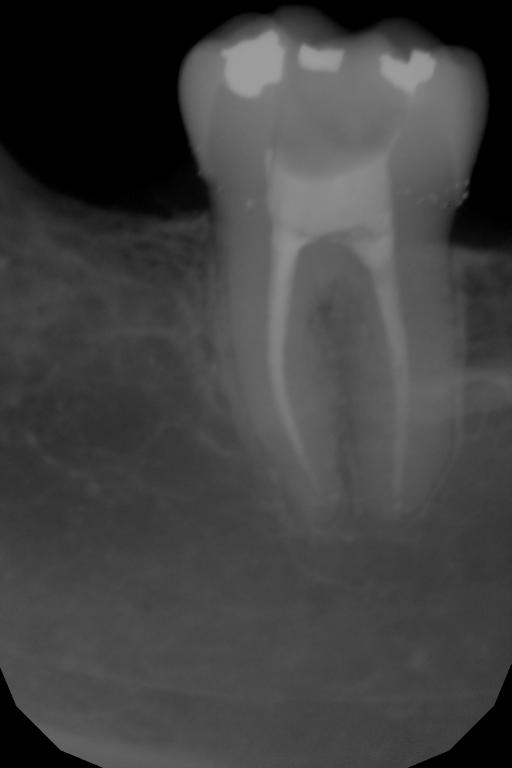
%> input picture Xray_Portugal/Test/rx4.jpg, 1023 x 1536 px (shown at 1/2 size)
$ octave TestAuto.m   (GNU Octave 9; MATLAB toolbox functions it lacks are replaced by stand-ins)
%> lines starting %> are read from the running program, lines starting %| are printed output that depends on the picture; in (x1, y1, x2, y2) boxes, pixels count from 0 and x2, y2 are one past the last pixel; in counts of white or black regions, pixels touching at a corner belong together; the program's own positions count from 1
%> further down, I is the input picture: size 1536x1023x3 uint8; min 0, max 159, mean 65.2
### report/dental_segmentation/code/im2mask.m
function M = im2mask(I,method)
%> called with method = 2
% INPUTS :
% I : initial image
% method : 1 -> Global Kmeans
%          2 -> kmeans matlab
% OUPUTS :
% mask : mask (format double) used in the initialisation of Chan Vese algorithm

I = double(I(:,:,1));
%> I: size 1536x1023 double
k=3; %Kmeans parameter
points = I(:);
if (method == 1)
    dist=2; %Dist used in GKmeans
    %- Initialisation of Kmeans with Otsu centroid
    IDX=otsu(I,k);
    centre=zeros(k,1);
    for i=1:k
        ind = find(IDX==i);
        centre(i)=mean(points(ind));
    end
    %- Kmeans
    [Er,C,iter] = GKmeans(points, [], k, dist, centre);

    %- Display
    disp('########################');
    disp('Initial centroid');
    centre
    disp('########################');
    disp('Final centroid');
    C
    disp('########################');
    disp('Iter');
    iter
    distance = sqdist(C',points',dist);
    [~,M] = min(distance,[],1);
else
    %- Kmeans
    [M,C,sumd]=kmeans(points,k,'start','uniform','distance','cityblock');
%> C = [99; 66; 0]; sumd = [5627890; 6905466; 653505]
%     [M,C,sumd]=kmeans(points,k,'start','uniform');

    %- Display
    disp('########################');
    disp('Centroid');
    C
%> C = [99; 66; 0]
    disp('########################');
    disp('sums of point-to-centroid distances');
    sumd
%> sumd = [5627890; 6905466; 653505]
end
M = reshape(M,size(I,1),size(I,2));
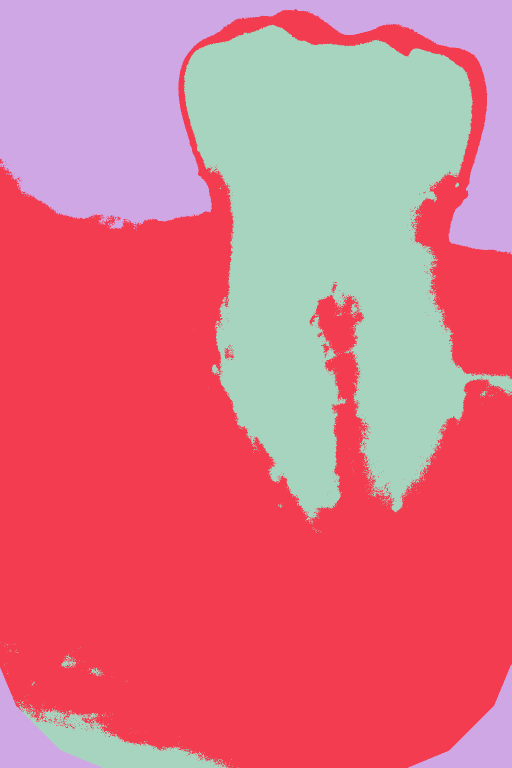
%> M: size 1536x1023 double (shown at 1/2 size); 3 distinct labels, from 1 to 3; one colour per label, 0 black
%- M is a size(I,1)*size(I,2) matrix; M(i,j) == c if point of coordinates
%(i,j) belongs to cluster c; c in [1,k];

%- Search the cluster id of the tooth (k=3 -> 3 cluster thus 1 id
% k=4 -> 4 clusters thus 2 id
Caux = C;
%> Caux = [99; 66; 0]
idTooth = [];
for i=1:(k-2)
    [~,id] = max(Caux);
    Caux(id) = 0;
    idTooth=[idTooth,id];
end
%> this loop made 1 pass
%> (id, idTooth) on pass 1: (1, 1)
%> after the loop, Caux = [0; 66; 0]
%- Mask creation for Chan-Vese algorithm
for i=1:k
    if (ismember(i,idTooth))
        M(find(M==i))=1;
    else
        M(find(M==i))=0;
    end
%         M(find(M==i))=C(i);
end
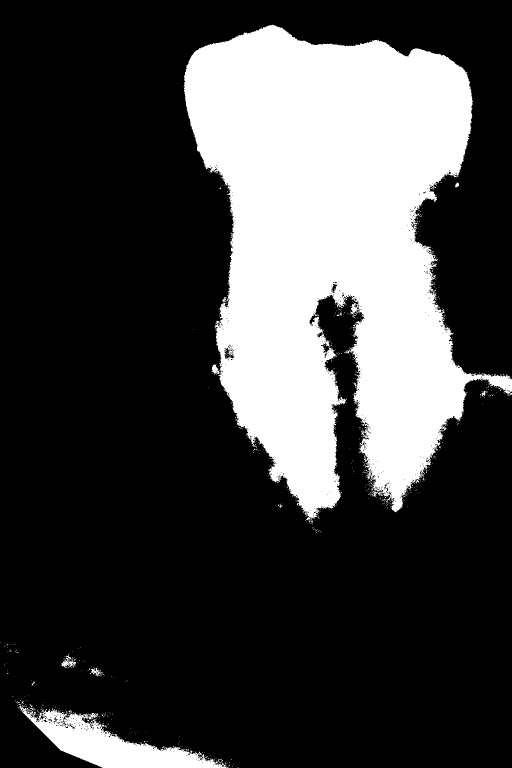
%> M: size 1536x1023 double (shown at 1/2 size); values 0 (black) and 1 (white), 25.8% white; 721 white regions (711 under 20 px), largest, box (x1, y1, x2, y2) and area: (368, 49, 1023, 1042) 384389, (39, 1411, 453, 1536) 19213, (123, 1308, 152, 1336) 295

### report/dental_segmentation/code/localized_seg.m
% Localized Region Based Active Contour Segmentation:
%
% seg = localized_seg(I,init_mask,max_its,rad,alpha,method)
%
% Inputs: I           2D image
%         init_mask   Initialization (1 = foreground, 0 = bg)
%         max_its     Number of iterations to run segmentation for
%         rad         (optional) Localization Radius (in pixels)
%                       smaller = more local, bigger = more global
%         alpha       (optional)  Weight of smoothing term
%                       higer = smoother
%         method      (optional) selects localized energy
%                       1 = Chan-Vese Energy
%                       2 = Yezzi Energy (usually works better)
%
% Outputs: seg        Final segmentation mask (1=fg, 0=bg)
%
%
% Coded by: Shawn Lankton (www.shawnlankton.com)
%------------------------------------------------------------------------

function seg = localized_seg(I,init_mask,max_its,rad,alpha,method,display)

  %-- default value for parameter alpha is .1
  if(~exist('alpha','var'))
    alpha = 0.1;
  end
  %-- default value for parameter method is 2
  if(~exist('method','var'))
    method = 2;
  end
  %-- default behavior is to display intermediate outputs
  if(~exist('display','var'))
    display = true;
  end
  %-- Ensures image is 2D double matrix
  I = im2graydouble(I);
  %-- Default localization radius is 1/10 of average length
  [dimy dimx] = size(I);
  if(~exist('rad','var'))
    rad = round((dimy+dimx)/(2*8));
    if(display>0)
      disp(['localiztion radius is: ' num2str(rad) ' pixels']);
    end
  end

  %-- Create a signed distance map (SDF) from mask
  phi = mask2phi(init_mask);

  %--Init

  its = 1;
  %--main loop
  while its <= max_its  % Note: no automatic convergence test

    %-- get the curve's narrow band
    idx = find(phi <= 1.2 & phi >= -1.2)';
    [y x] = ind2sub(size(phi),idx);

    %-- get windows for localized statistics
    xneg = x-rad; xpos = x+rad;      %get subscripts for local regions
    yneg = y-rad; ypos = y+rad;
    xneg(xneg<1)=1; yneg(yneg<1)=1;  %check bounds
    xpos(xpos>dimx)=dimx; ypos(ypos>dimy)=dimy;

    %-- re-initialize u,v,Ain,Aout
    u=zeros(size(idx)); v=zeros(size(idx));
    Ain=zeros(size(idx)); Aout=zeros(size(idx));

    %-- compute local stats
    for i = 1:numel(idx)  % for every point in the narrow band
      img = I(yneg(i):ypos(i),xneg(i):xpos(i)); %sub image
      P = phi(yneg(i):ypos(i),xneg(i):xpos(i)); %sub phi

      upts = find(P<=0);            %local interior
      Ain(i) = length(upts)+eps;
      u(i) = sum(img(upts))/Ain(i);

      vpts = find(P>0);             %local exterior
      Aout(i) = length(vpts)+eps;
      v(i) = sum(img(vpts))/Aout(i);
    end

    %-- get image-based forces
    switch method  %-choose which energy is localized
     case 1,                 %-- CHAN VESE
      F = -(u-v).*(2.*I(idx)-u-v);
     otherwise,              %-- YEZZI
      F = -((u-v).*((I(idx)-u)./Ain+(I(idx)-v)./Aout));
    end

    %-- get forces from curvature penalty
    curvature = get_curvature(phi,idx,x,y);

    %-- gradient descent to minimize energy
    dphidt = F./max(abs(F)) + alpha*curvature;

    %-- maintain the CFL condition
    dt = 2/(max(dphidt)+eps);

    %-- evolve the curve
    phi(idx) = phi(idx) + dt.*dphidt;

    %-- Keep SDF smooth
    phi = sussman(phi, .5);

    %-- intermediate output
    if((display>0)&&(mod(its,20) == 0))
      showCurveAndPhi(I,phi,its);
    end
    its=its+1;
  end

  %-- final output
  if(display)
    showCurveAndPhi(I,phi,its);
  end
  figure;
  plot(ITS,DELT_PHI);
  %-- make mask from SDF
  seg = phi<=0; %-- Get mask from levelset

%---------------------------------------------------------------------
%---------------------------------------------------------------------
%-- AUXILIARY FUNCTIONS ----------------------------------------------
%---------------------------------------------------------------------
%---------------------------------------------------------------------

%-- Stopping criterion
% [16 lines left out: function isvarlow, not called in this run]
%-- Displays the image with curve superimposed
% [5 lines left out: function showCurveAndPhi, not called in this run]

%-- converts a mask to a SDF
function phi = mask2phi(init_a)
  phi=bwdist(init_a)-bwdist(1-init_a)+im2double(init_a)-.5;

%-- compute curvature along SDF
function curvature = get_curvature(phi,idx,x,y)
    [dimy, dimx] = size(phi);

    %-- get subscripts of neighbors
    ym1 = y-1; xm1 = x-1; yp1 = y+1; xp1 = x+1;

    %-- bounds checking
    ym1(ym1<1) = 1; xm1(xm1<1) = 1;
    yp1(yp1>dimy)=dimy; xp1(xp1>dimx) = dimx;

    %-- get indexes for 8 neighbors
    idup = sub2ind(size(phi),yp1,x);
    iddn = sub2ind(size(phi),ym1,x);
    idlt = sub2ind(size(phi),y,xm1);
    idrt = sub2ind(size(phi),y,xp1);
    idul = sub2ind(size(phi),yp1,xm1);
    idur = sub2ind(size(phi),yp1,xp1);
    iddl = sub2ind(size(phi),ym1,xm1);
    iddr = sub2ind(size(phi),ym1,xp1);

    %-- get central derivatives of SDF at x,y
    phi_x  = -phi(idlt)+phi(idrt);
    phi_y  = -phi(iddn)+phi(idup);
    phi_xx = phi(idlt)-2*phi(idx)+phi(idrt);
    phi_yy = phi(iddn)-2*phi(idx)+phi(idup);
    phi_xy = -0.25*phi(iddl)-0.25*phi(idur)...
             +0.25*phi(iddr)+0.25*phi(idul);
    phi_x2 = phi_x.^2;
    phi_y2 = phi_y.^2;

    %-- compute curvature (Kappa)
    curvature = ((phi_x2.*phi_yy + phi_y2.*phi_xx - 2*phi_x.*phi_y.*phi_xy)./...
              (phi_x2 + phi_y2 +eps).^(3/2)).*(phi_x2 + phi_y2).^(1/2);

%-- Converts image to one channel (grayscale) double
function img = im2graydouble(img)
  [dimy, dimx, c] = size(img);
  if(isfloat(img)) % image is a double
    if(c==3)
      img = rgb2gray(uint8(img));
    end
  else           % image is a int
    if(c==3)
      img = rgb2gray(img);
    end
    img = double(img);
  end

%-- level set re-initialization by the sussman method
function D = sussman(D, dt)
  % forward/backward differences
  a = D - shiftR(D); % backward
  b = shiftL(D) - D; % forward
  c = D - shiftD(D); % backward
  d = shiftU(D) - D; % forward

  a_p = a;  a_n = a; % a+ and a-
  b_p = b;  b_n = b;
  c_p = c;  c_n = c;
  d_p = d;  d_n = d;

  a_p(a < 0) = 0;
  a_n(a > 0) = 0;
  b_p(b < 0) = 0;
  b_n(b > 0) = 0;
  c_p(c < 0) = 0;
  c_n(c > 0) = 0;
  d_p(d < 0) = 0;
  d_n(d > 0) = 0;

  dD = zeros(size(D));
  D_neg_ind = find(D < 0);
  D_pos_ind = find(D > 0);
  dD(D_pos_ind) = sqrt(max(a_p(D_pos_ind).^2, b_n(D_pos_ind).^2) ...
                       + max(c_p(D_pos_ind).^2, d_n(D_pos_ind).^2)) - 1;
  dD(D_neg_ind) = sqrt(max(a_n(D_neg_ind).^2, b_p(D_neg_ind).^2) ...
                       + max(c_n(D_neg_ind).^2, d_p(D_neg_ind).^2)) - 1;

  D = D - dt .* sussman_sign(D) .* dD;

%-- whole matrix derivatives
function shift = shiftD(M)
  shift = shiftR(M')';

function shift = shiftL(M)
  shift = [ M(:,2:size(M,2)) M(:,size(M,2)) ];

function shift = shiftR(M)
  shift = [ M(:,1) M(:,1:size(M,2)-1) ];

function shift = shiftU(M)
  shift = shiftL(M')';

function S = sussman_sign(D)
  S = D ./ sqrt(D.^2 + 1);


### report/dental_segmentation/code/TestAuto.m
close all;
%- Mask creation
I = imread('rx4.jpg');
m = im2mask(I,2);
% Mask smoothing, sometimes usefull
%m = mask_smoothing(m);

%- Chan-Vese Segmentation
I = imresize(I,.5);  %-- make image smaller
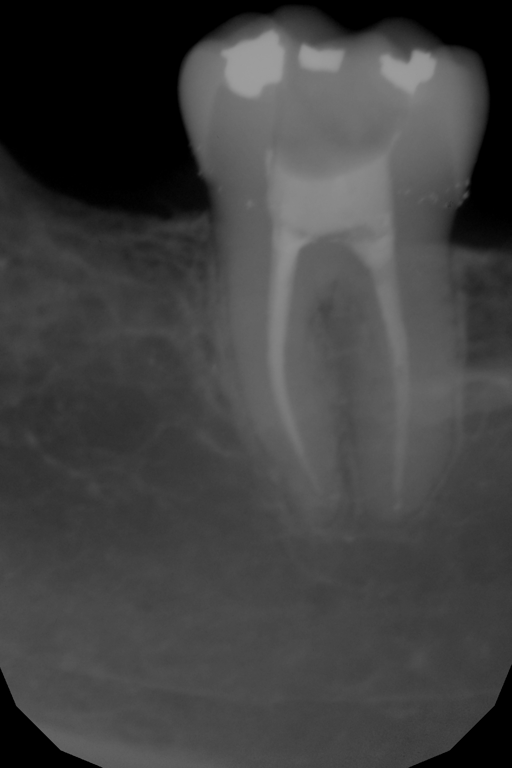
%> I: size 768x512x3 uint8; min 0, max 158, mean 65.2
m = imresize(m,.5);
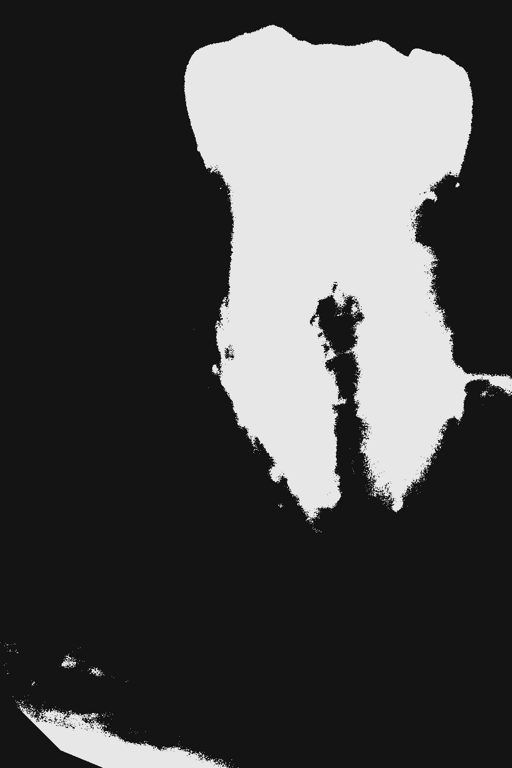
%> m: size 768x512 double; min -0.0948, max 1.11, mean 0.258; drawn with min black and max white
subplot(2,2,1); imshow(I); title('Input Image');
subplot(2,2,2); imshow(m); title('Initialization');
subplot(2,2,3); title('Segmentation');

%-- Segmentation parameters
max_its=4000;
tol=0;
rad=floor(size(I,2)/15);
%> rad = 34
alpha=0.8;
method=2;
display=true;

%-- Local circle for the segmentation
subplot(2,2,1);
theta = 0:0.001:2*pi;
x0 = size(I,2)-rad-1;
%> x0 = 477
y0 = rad+1;
%> y0 = 35
hold on;
plot(rad*cos(theta)+x0,rad*sin(theta)+y0,'r-');

%-- Segmentation (local or global)
subplot(2,2,3);
seg = localized_seg(I,m,max_its,rad,alpha,method,display);
%> in mask2phi, `phi=bwdist(init_a)-bwdist(1-init_a)+im2double(init_a)-.5;`:
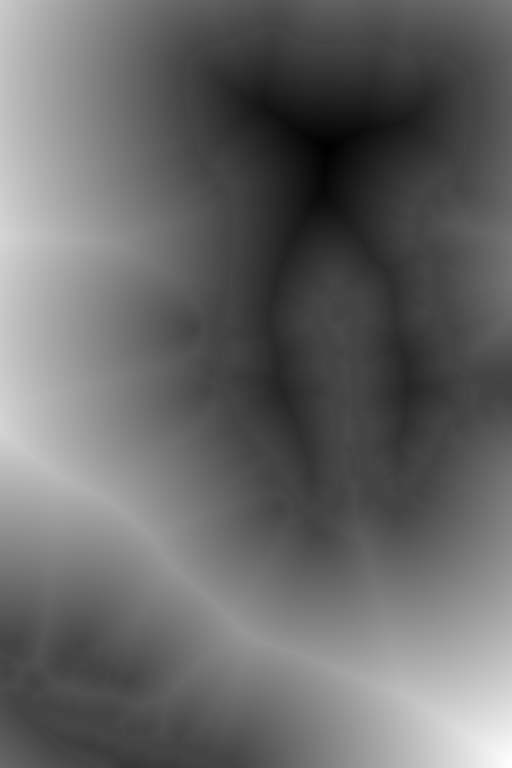
%> phi: size 768x512 single; min -100.7, max 271.5, mean 49.9; drawn with min black and max white
%> (the run ends here)
